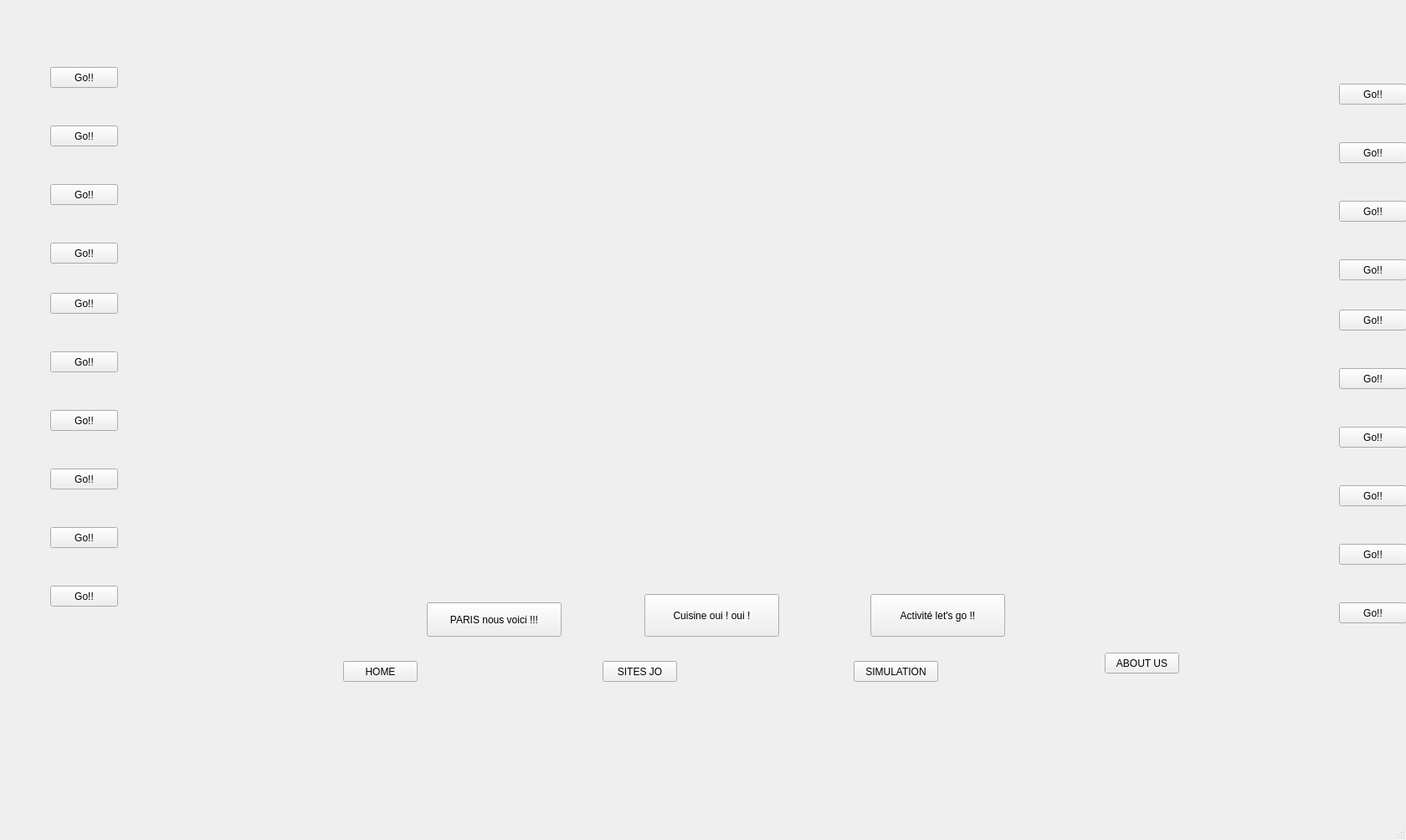
<?xml version="1.0" encoding="UTF-8"?>
<ui version="4.0">
 <class>arrondissement</class>
 <widget class="QMainWindow" name="arrondissement">
  <property name="geometry">
   <rect>
    <x>0</x>
    <y>0</y>
    <width>1680</width>
    <height>1004</height>
   </rect>
  </property>
  <property name="windowTitle">
   <string>MainWindow</string>
  </property>
  <widget class="QWidget" name="centralwidget">
   <widget class="QPushButton" name="onHomeButton">
    <property name="geometry">
     <rect>
      <x>410</x>
      <y>790</y>
      <width>89</width>
      <height>25</height>
     </rect>
    </property>
    <property name="text">
     <string>HOME</string>
    </property>
   </widget>
   <widget class="QPushButton" name="JOButton">
    <property name="geometry">
     <rect>
      <x>720</x>
      <y>790</y>
      <width>89</width>
      <height>25</height>
     </rect>
    </property>
    <property name="text">
     <string>SITES JO</string>
    </property>
   </widget>
   <widget class="QPushButton" name="simButton">
    <property name="geometry">
     <rect>
      <x>1020</x>
      <y>790</y>
      <width>101</width>
      <height>25</height>
     </rect>
    </property>
    <property name="text">
     <string>SIMULATION</string>
    </property>
   </widget>
   <widget class="QPushButton" name="AboutUSButton">
    <property name="geometry">
     <rect>
      <x>1320</x>
      <y>780</y>
      <width>89</width>
      <height>25</height>
     </rect>
    </property>
    <property name="text">
     <string>ABOUT US</string>
    </property>
   </widget>
   <widget class="QPushButton" name="pushButton_5">
    <property name="geometry">
     <rect>
      <x>510</x>
      <y>720</y>
      <width>161</width>
      <height>41</height>
     </rect>
    </property>
    <property name="text">
     <string>PARIS nous voici !!!</string>
    </property>
   </widget>
   <widget class="QPushButton" name="pushButton_6">
    <property name="geometry">
     <rect>
      <x>770</x>
      <y>710</y>
      <width>161</width>
      <height>51</height>
     </rect>
    </property>
    <property name="text">
     <string>Cuisine oui ! oui !</string>
    </property>
   </widget>
   <widget class="QPushButton" name="pushButton_7">
    <property name="geometry">
     <rect>
      <x>1040</x>
      <y>710</y>
      <width>161</width>
      <height>51</height>
     </rect>
    </property>
    <property name="text">
     <string>Activité let's go !!</string>
    </property>
   </widget>
   <widget class="QPushButton" name="pushButton_8">
    <property name="geometry">
     <rect>
      <x>60</x>
      <y>80</y>
      <width>81</width>
      <height>25</height>
     </rect>
    </property>
    <property name="text">
     <string>Go!!</string>
    </property>
   </widget>
   <widget class="QPushButton" name="pushButton_9">
    <property name="geometry">
     <rect>
      <x>60</x>
      <y>560</y>
      <width>81</width>
      <height>25</height>
     </rect>
    </property>
    <property name="text">
     <string>Go!!</string>
    </property>
   </widget>
   <widget class="QPushButton" name="pushButton_10">
    <property name="geometry">
     <rect>
      <x>60</x>
      <y>630</y>
      <width>81</width>
      <height>25</height>
     </rect>
    </property>
    <property name="text">
     <string>Go!!</string>
    </property>
   </widget>
   <widget class="QPushButton" name="pushButton_11">
    <property name="geometry">
     <rect>
      <x>60</x>
      <y>700</y>
      <width>81</width>
      <height>25</height>
     </rect>
    </property>
    <property name="text">
     <string>Go!!</string>
    </property>
   </widget>
   <widget class="QPushButton" name="pushButton_16">
    <property name="geometry">
     <rect>
      <x>60</x>
      <y>490</y>
      <width>81</width>
      <height>25</height>
     </rect>
    </property>
    <property name="text">
     <string>Go!!</string>
    </property>
   </widget>
   <widget class="QPushButton" name="pushButton_17">
    <property name="geometry">
     <rect>
      <x>60</x>
      <y>420</y>
      <width>81</width>
      <height>25</height>
     </rect>
    </property>
    <property name="text">
     <string>Go!!</string>
    </property>
   </widget>
   <widget class="QPushButton" name="pushButton_18">
    <property name="geometry">
     <rect>
      <x>60</x>
      <y>350</y>
      <width>81</width>
      <height>25</height>
     </rect>
    </property>
    <property name="text">
     <string>Go!!</string>
    </property>
   </widget>
   <widget class="QPushButton" name="pushButton_19">
    <property name="geometry">
     <rect>
      <x>60</x>
      <y>220</y>
      <width>81</width>
      <height>25</height>
     </rect>
    </property>
    <property name="text">
     <string>Go!!</string>
    </property>
   </widget>
   <widget class="QPushButton" name="pushButton_20">
    <property name="geometry">
     <rect>
      <x>60</x>
      <y>290</y>
      <width>81</width>
      <height>25</height>
     </rect>
    </property>
    <property name="text">
     <string>Go!!</string>
    </property>
   </widget>
   <widget class="QPushButton" name="pushButton_21">
    <property name="geometry">
     <rect>
      <x>60</x>
      <y>150</y>
      <width>81</width>
      <height>25</height>
     </rect>
    </property>
    <property name="text">
     <string>Go!!</string>
    </property>
   </widget>
   <widget class="QPushButton" name="pushButton_22">
    <property name="geometry">
     <rect>
      <x>1600</x>
      <y>240</y>
      <width>81</width>
      <height>25</height>
     </rect>
    </property>
    <property name="text">
     <string>Go!!</string>
    </property>
   </widget>
   <widget class="QPushButton" name="pushButton_12">
    <property name="geometry">
     <rect>
      <x>1600</x>
      <y>100</y>
      <width>81</width>
      <height>25</height>
     </rect>
    </property>
    <property name="text">
     <string>Go!!</string>
    </property>
   </widget>
   <widget class="QPushButton" name="pushButton_23">
    <property name="geometry">
     <rect>
      <x>1600</x>
      <y>170</y>
      <width>81</width>
      <height>25</height>
     </rect>
    </property>
    <property name="text">
     <string>Go!!</string>
    </property>
   </widget>
   <widget class="QPushButton" name="pushButton_13">
    <property name="geometry">
     <rect>
      <x>1600</x>
      <y>580</y>
      <width>81</width>
      <height>25</height>
     </rect>
    </property>
    <property name="text">
     <string>Go!!</string>
    </property>
   </widget>
   <widget class="QPushButton" name="pushButton_24">
    <property name="geometry">
     <rect>
      <x>1600</x>
      <y>510</y>
      <width>81</width>
      <height>25</height>
     </rect>
    </property>
    <property name="text">
     <string>Go!!</string>
    </property>
   </widget>
   <widget class="QPushButton" name="pushButton_14">
    <property name="geometry">
     <rect>
      <x>1600</x>
      <y>650</y>
      <width>81</width>
      <height>25</height>
     </rect>
    </property>
    <property name="text">
     <string>Go!!</string>
    </property>
   </widget>
   <widget class="QPushButton" name="pushButton_25">
    <property name="geometry">
     <rect>
      <x>1600</x>
      <y>370</y>
      <width>81</width>
      <height>25</height>
     </rect>
    </property>
    <property name="text">
     <string>Go!!</string>
    </property>
   </widget>
   <widget class="QPushButton" name="pushButton_15">
    <property name="geometry">
     <rect>
      <x>1600</x>
      <y>720</y>
      <width>81</width>
      <height>25</height>
     </rect>
    </property>
    <property name="text">
     <string>Go!!</string>
    </property>
   </widget>
   <widget class="QPushButton" name="pushButton_26">
    <property name="geometry">
     <rect>
      <x>1600</x>
      <y>440</y>
      <width>81</width>
      <height>25</height>
     </rect>
    </property>
    <property name="text">
     <string>Go!!</string>
    </property>
   </widget>
   <widget class="QPushButton" name="pushButton_27">
    <property name="geometry">
     <rect>
      <x>1600</x>
      <y>310</y>
      <width>81</width>
      <height>25</height>
     </rect>
    </property>
    <property name="text">
     <string>Go!!</string>
    </property>
   </widget>
  </widget>
  <widget class="QMenuBar" name="menubar">
   <property name="geometry">
    <rect>
     <x>0</x>
     <y>0</y>
     <width>1680</width>
     <height>22</height>
    </rect>
   </property>
  </widget>
  <widget class="QStatusBar" name="statusbar"/>
 </widget>
 <resources/>
 <connections/>
</ui>
